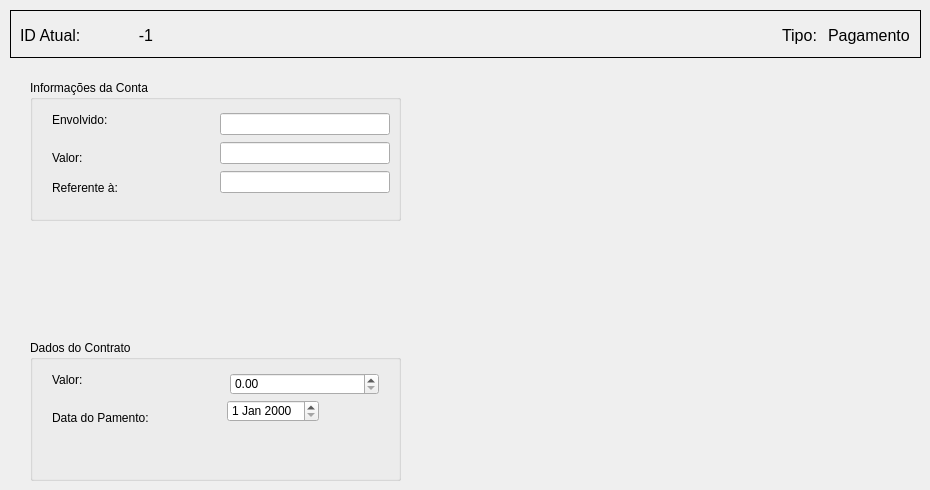
     <widget class="QWidget" name="tab_clientes_cadastros_6">
      <attribute name="title">
       <string>Cadastro</string>
      </attribute>
      <widget class="QFrame" name="frame_7">
       <property name="geometry">
        <rect>
         <x>10</x>
         <y>10</y>
         <width>911</width>
         <height>48</height>
        </rect>
       </property>
       <property name="frameShape">
        <enum>QFrame::Box</enum>
       </property>
       <property name="frameShadow">
        <enum>QFrame::Plain</enum>
       </property>
       <widget class="QWidget" name="layoutWidget_15">
        <property name="geometry">
         <rect>
          <x>10</x>
          <y>0</y>
          <width>890</width>
          <height>50</height>
         </rect>
        </property>
        <layout class="QGridLayout" name="gridLayout_28">
         <item row="0" column="2">
          <spacer name="horizontalSpacer_9">
           <property name="minimumSize">
            <size>
             <width>80</width>
             <height>24</height>
            </size>
           </property>
           <property name="orientation">
            <enum>Qt::Horizontal</enum>
           </property>
           <property name="sizeHint" stdset="0">
            <size>
             <width>77</width>
             <height>21</height>
            </size>
           </property>
          </spacer>
         </item>
         <item row="0" column="3">
          <widget class="QLabel" name="lbl_clientes_cadastro_conceito_6">
           <property name="minimumSize">
            <size>
             <width>0</width>
             <height>0</height>
            </size>
           </property>
           <property name="font">
            <font>
             <pointsize>12</pointsize>
            </font>
           </property>
           <property name="frameShape">
            <enum>QFrame::NoFrame</enum>
           </property>
           <property name="text">
            <string>Tipo: </string>
           </property>
           <property name="indent">
            <number>-1</number>
           </property>
          </widget>
         </item>
         <item row="0" column="0">
          <widget class="QLabel" name="lbl_clientes_cadastro_idatual_6">
           <property name="minimumSize">
            <size>
             <width>80</width>
             <height>24</height>
            </size>
           </property>
           <property name="font">
            <font>
             <pointsize>12</pointsize>
            </font>
           </property>
           <property name="frameShape">
            <enum>QFrame::NoFrame</enum>
           </property>
           <property name="text">
            <string>ID Atual:</string>
           </property>
           <property name="indent">
            <number>-1</number>
           </property>
          </widget>
         </item>
         <item row="0" column="1">
          <widget class="QLabel" name="lbl_clientes_cadastro_id_6">
           <property name="sizePolicy">
            <sizepolicy hsizetype="Fixed" vsizetype="Fixed">
             <horstretch>0</horstretch>
             <verstretch>0</verstretch>
            </sizepolicy>
           </property>
           <property name="minimumSize">
            <size>
             <width>80</width>
             <height>24</height>
            </size>
           </property>
           <property name="font">
            <font>
             <pointsize>12</pointsize>
            </font>
           </property>
           <property name="layoutDirection">
            <enum>Qt::LeftToRight</enum>
           </property>
           <property name="frameShape">
            <enum>QFrame::NoFrame</enum>
           </property>
           <property name="text">
            <string>-1</string>
           </property>
           <property name="alignment">
            <set>Qt::AlignCenter</set>
           </property>
           <property name="indent">
            <number>-1</number>
           </property>
          </widget>
         </item>
         <item row="0" column="4">
          <widget class="QLabel" name="lbl_clientes_cadastro_conceito_display_6">
           <property name="minimumSize">
            <size>
             <width>0</width>
             <height>0</height>
            </size>
           </property>
           <property name="font">
            <font>
             <pointsize>12</pointsize>
            </font>
           </property>
           <property name="frameShape">
            <enum>QFrame::NoFrame</enum>
           </property>
           <property name="text">
            <string>Pagamento</string>
           </property>
           <property name="indent">
            <number>-1</number>
           </property>
          </widget>
         </item>
        </layout>
       </widget>
      </widget>
      <widget class="QGroupBox" name="groupBox_21">
       <property name="geometry">
        <rect>
         <x>30</x>
         <y>80</y>
         <width>371</width>
         <height>141</height>
        </rect>
       </property>
       <property name="title">
        <string>Informações da Conta</string>
       </property>
       <widget class="QLabel" name="label_33">
        <property name="geometry">
         <rect>
          <x>22</x>
          <y>32</y>
          <width>58</width>
          <height>16</height>
         </rect>
        </property>
        <property name="text">
         <string>Envolvido:</string>
        </property>
       </widget>
       <widget class="QLabel" name="label_35">
        <property name="geometry">
         <rect>
          <x>22</x>
          <y>100</y>
          <width>72</width>
          <height>16</height>
         </rect>
        </property>
        <property name="text">
         <string>Referente à:</string>
        </property>
       </widget>
       <widget class="QLabel" name="label_34">
        <property name="geometry">
         <rect>
          <x>22</x>
          <y>70</y>
          <width>39</width>
          <height>16</height>
         </rect>
        </property>
        <property name="text">
         <string>Valor: </string>
        </property>
       </widget>
       <widget class="QLineEdit" name="txt_clietes_registros_nome_14">
        <property name="geometry">
         <rect>
          <x>190</x>
          <y>91</y>
          <width>170</width>
          <height>22</height>
         </rect>
        </property>
       </widget>
       <widget class="QLineEdit" name="txt_clietes_registros_nome_15">
        <property name="geometry">
         <rect>
          <x>190</x>
          <y>33</y>
          <width>170</width>
          <height>22</height>
         </rect>
        </property>
       </widget>
       <widget class="QLineEdit" name="txt_clietes_registros_nome_16">
        <property name="geometry">
         <rect>
          <x>190</x>
          <y>62</y>
          <width>170</width>
          <height>22</height>
         </rect>
        </property>
       </widget>
      </widget>
      <widget class="QGroupBox" name="groupBox_22">
       <property name="geometry">
        <rect>
         <x>30</x>
         <y>340</y>
         <width>371</width>
         <height>141</height>
        </rect>
       </property>
       <property name="title">
        <string>Dados do Contrato</string>
       </property>
       <widget class="QLabel" name="label_36">
        <property name="geometry">
         <rect>
          <x>22</x>
          <y>32</y>
          <width>35</width>
          <height>16</height>
         </rect>
        </property>
        <property name="text">
         <string>Valor:</string>
        </property>
       </widget>
       <widget class="QLabel" name="label_38">
        <property name="geometry">
         <rect>
          <x>22</x>
          <y>70</y>
          <width>98</width>
          <height>16</height>
         </rect>
        </property>
        <property name="text">
         <string>Data do Pamento:</string>
        </property>
       </widget>
       <widget class="QDoubleSpinBox" name="doubleSpinBox_5">
        <property name="geometry">
         <rect>
          <x>200</x>
          <y>33</y>
          <width>149</width>
          <height>22</height>
         </rect>
        </property>
        <property name="maximum">
         <double>10000000000000000.000000000000000</double>
        </property>
       </widget>
       <widget class="QDateEdit" name="dateEdit_10">
        <property name="geometry">
         <rect>
          <x>197</x>
          <y>60</y>
          <width>92</width>
          <height>22</height>
         </rect>
        </property>
       </widget>
      </widget>
     </widget>
